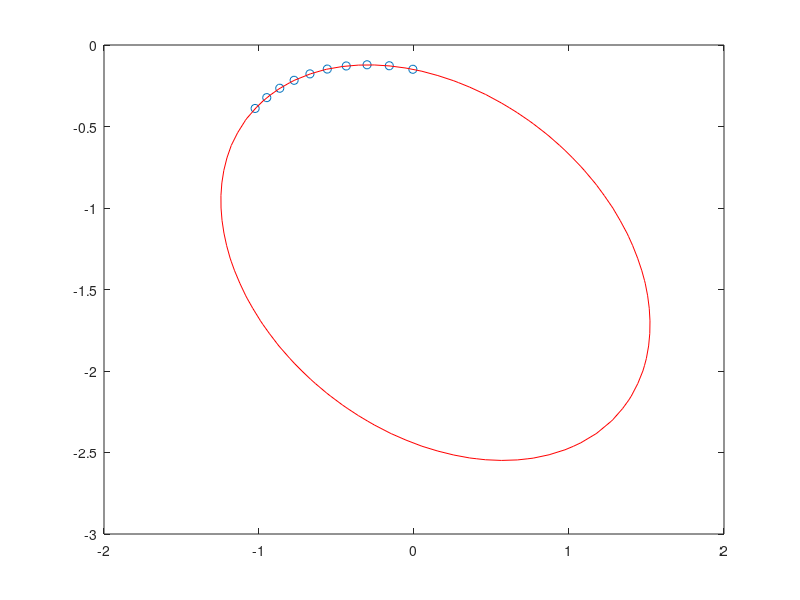
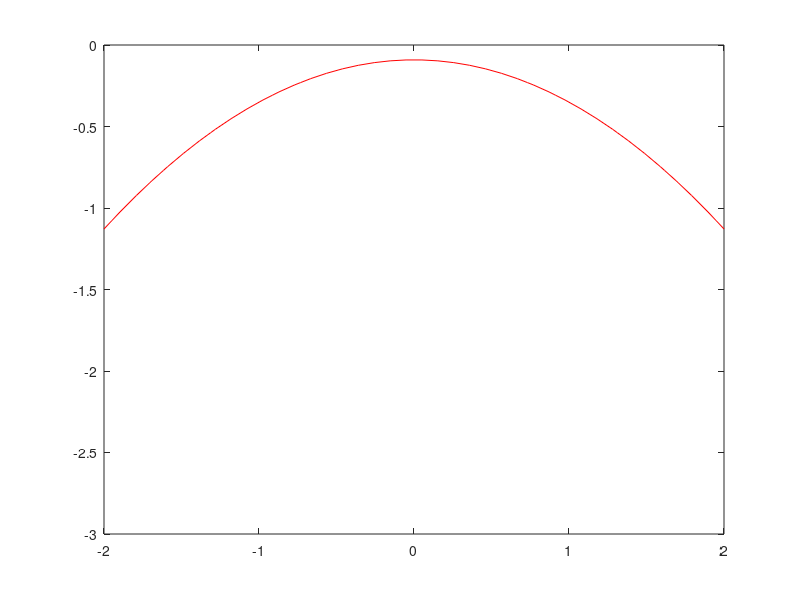

The MATLAB source for these figures, in order:
% Un asteroid ce orbiteaza ın jurul Soarelui a putut fi observat timp de cateva zile ınainte sa dispara. Se doreste calcularea traiectoriei pe baza acestor observatii pentru a putea prevedea situatia cand orbita va fi din nou vizibila. Se presupune un model elipsoidal pentru orbita x^2 = ay^2 + bxy + cx + dy + e. El ne conduce la un sistem supradeterminat, care trebuie rezolvat ın sensul celor mai mici patrate pentru a determina parametrii a, b, c, d, e. Realizati o estimare a erorii si un test de ıncredere ın model. Faceti acelasi lucru pentru modelul parabolic x^2 = ay + e. Care este mai probabil? 

x = [-1.024940 -0.949898 -0.866114 -0.773392 -0.671372 -0.559524 -0.437067 -0.302909 -0.159493 -0.007464]';
y = [-0.389269 -0.322894 -0.265256 -0.216557 -0.177152 -0.147582 -0.128618 -0.121353 -0.127348 -0.148895]';
A = [ y.^2 x.*y x y ones(size(x))];
bv = x.^2;
coef = A \ bv;
a = coef(1);
b = coef(2);
c = coef(3);
d = coef(4);
e = coef(5);    

u = linspace(-2,2,40);
v= linspace(-3,0,40);
[X, Y] = meshgrid(u,v)

Z = a*Y.^2 + b * X.*Y + c * X + d * Y + e -X.^2;
err = norm(x.^2 - a*y.^2 - b * x.*y - c*x - d * y - e)

clf
figure(1)
plot(x,y,'o');
hold on
[C,h] = contour(X,Y,Z,[0,0],'Linecolor',[1 0 0]);


A = [y ones(size(x))];
coef = A \ bv;
a = coef(1);
b = coef(2);

Z = a*Y + b - X.^2;
err = norm(x.^2 - a*y - b)
figure(2)
plot(x,y,'o');
contour(X,Y,Z,[0,0],'Linecolor',[1 0 0])